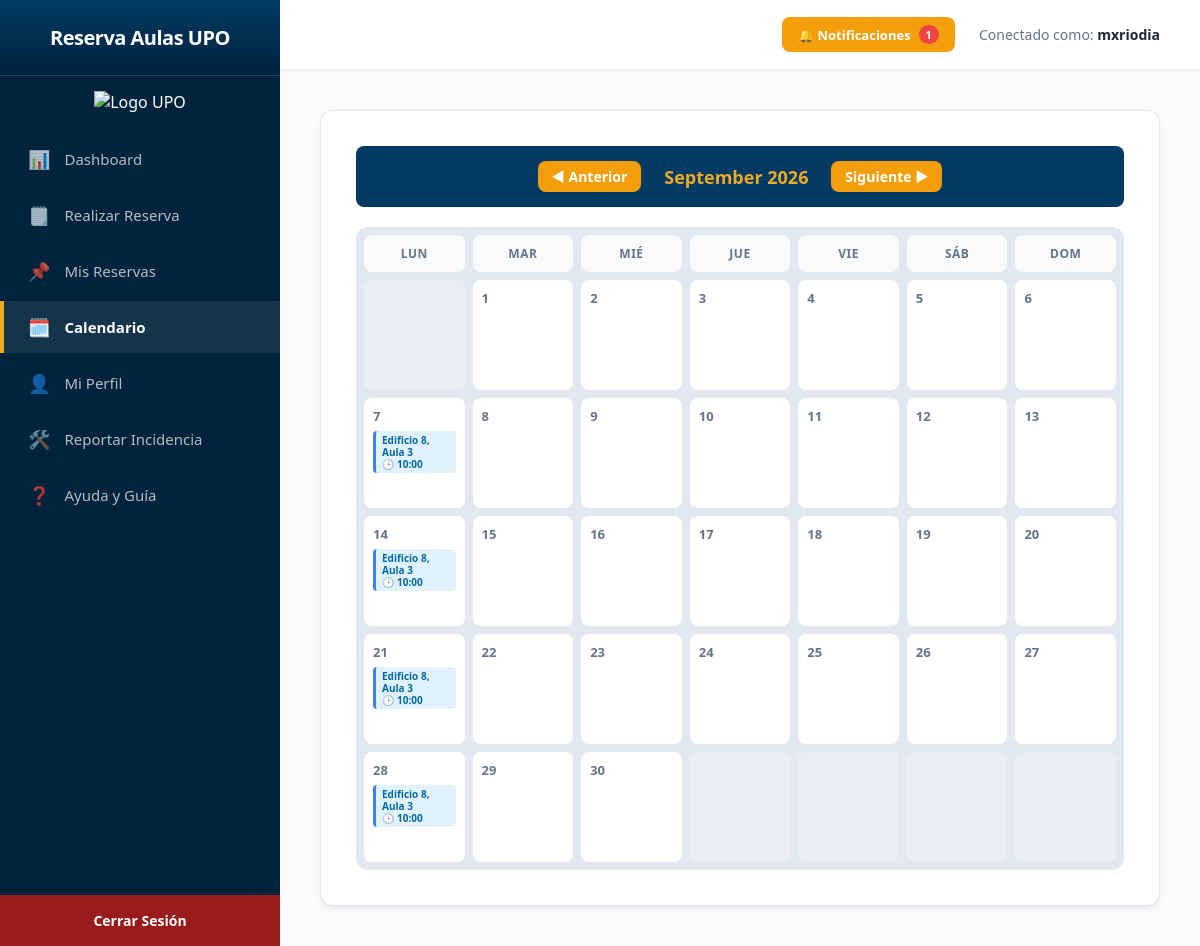
The page /panel_profesor/?tab=tab-calendario&mes=9&ano=2026 (signed in) on the database its author committed.
### reservas/models.py (models this page shows, shortened)
class Usuario(AbstractUser):
    ROL_CHOICES = [
        ('profesor', 'Profesor'),
        ('administrador', 'Administrador'),
    ]
    rol = models.CharField(max_length=20, choices=ROL_CHOICES, default='profesor')
    correo_personal = models.EmailField(max_length=254, null=True, blank=True)
    despacho = models.CharField(max_length=50, null=True, blank=True)
    foto_perfil = models.ImageField(upload_to='perfiles/', null=True, blank=True)

class Reserva(models.Model):
    ESTADO_CHOICES = [
        ('activa', 'Activa'),
        ('cancelada', 'Cancelada'),
        ('finalizada', 'Finalizada'),
    ]
    TIPO_CHOICES = [
        ('puntual', 'Puntual'),
        ('periodica', 'Periódica'),
    ]
    usuario = models.ForeignKey(Usuario, on_delete=models.CASCADE)
    aula = models.ForeignKey(Aula, on_delete=models.CASCADE)
    fecha = models.DateField()
    hora_inicio = models.TimeField()
    hora_fin = models.TimeField()
    estado = models.CharField(max_length=20, choices=ESTADO_CHOICES, default='activa')
    fecha_validacion = models.DateTimeField(null=True, blank=True) # Para el check-in del QR
    tipo = models.CharField(max_length=20, choices=TIPO_CHOICES, default='puntual')

class Aula(models.Model):
    edificio = models.ForeignKey(Edificio, on_delete=models.CASCADE, related_name='aulas')
    planta = models.IntegerField()
    numero_aula = models.CharField(max_length=10)
    capacidad_max = models.IntegerField()
    codigo_qr_token = models.CharField(max_length=100, unique=True, null=True, blank=True, editable=False)
    operativa = models.BooleanField(default=True)
    equipamiento = models.ManyToManyField(Recurso, through='AulaEquipamiento')

class Edificio(models.Model):
    numero_edificio = models.IntegerField(primary_key=True)
    nombre = models.CharField(max_length=100)
    operativo = models.BooleanField(default=True)
    def __str__(self):
        return f"Edificio {self.numero_edificio} - {self.nombre}"

### reservas/views.py (the view, shortened to what this page needs)
# urls.py: path('panel_profesor/', reservas_views.panel_profesor, name='panel_profesor'),
@login_required
def panel_profesor(request):
    usuario = request.user
    ahora = timezone.localtime(timezone.now())
    reservas_hoy = Reserva.objects.filter(
        usuario=usuario,
        fecha=ahora.date(),
        estado='activa',
        fecha_validacion__isnull=True
    )
    busqueda_realizada = False
    aulas_encontradas = None
    post_data = {}
    nombre_dia = None
    reservas_finalizadas_usuario = Reserva.objects.filter(
        usuario=usuario,
        estado='activa'
    ).filter(
        (Q(fecha__lt=ahora.date())) |
        (Q(fecha=ahora.date(), hora_fin__lt=ahora.time()))
    ).exclude(
        valoracion__isnull=False # Excluye las que ya tienen una sugerencia guardada
    ).select_related('aula', 'aula__edificio').order_by('-fecha', '-hora_fin')
    reserva_pendiente_valorar = reservas_finalizadas_usuario.first()
    mis_reservas_activas = Reserva.objects.filter(
            usuario=usuario,
            estado='activa'
        ).exclude(
            (Q(fecha__lt=ahora.date())) |
            (Q(fecha=ahora.date(), hora_fin__lt=ahora.time()))
        ).order_by('fecha', 'hora_inicio')
    for res in mis_reservas_activas:
        inicio_res = datetime.combine(res.fecha, res.hora_inicio)
        inicio_res = timezone.make_aware(inicio_res, timezone.get_current_timezone())
        diferencia = inicio_res - ahora
        res.tiempo_minutos = int(diferencia.total_seconds() / 60)
        res.en_ventana_qr = (-15 <= res.tiempo_minutos <= 59)
    Reserva.objects.filter(
        usuario=usuario,
        estado='activa'
    ).filter(
        (Q(fecha__lt=ahora.date())) |
        (Q(fecha=ahora.date(), hora_fin__lt=ahora.time()))
    ).update(estado='finalizada')
    mis_reservas_canceladas = Reserva.objects.filter(usuario=usuario, estado='cancelada').order_by('-fecha', '-hora_inicio')
    mis_reservas_expiradas = Reserva.objects.filter(usuario=usuario, estado='finalizada').order_by('-fecha', '-hora_inicio')
    todos_los_recursos = Recurso.objects.all()
    reservas_validadas = Reserva.objects.filter(usuario=usuario, fecha_validacion__isnull=False, estado='activa')
    notificaciones_activas = Notificacion.objects.filter(usuario=usuario, leida=False).order_by('-fecha_envio') # Notificaciones no leídas
    active_tab = request.GET.get('tab', 'tab-dashboard')
    total_activas = mis_reservas_activas.count()
    total_canceladas = mis_reservas_canceladas.count()
    total_validadas = reservas_validadas.count()
    total_historico = total_activas + total_canceladas
    porcentaje_asistencia = int((total_validadas / total_historico) * 100) if total_historico > 0 else 100
    proxima_sesion = None
    tiempo_restante_minutos = None
    necesita_checkin = False
    siguiente_reserva_hoy = Reserva.objects.filter(
        usuario=usuario,
        fecha=ahora.date(),
        estado='activa',
        hora_fin__gt=ahora.time()
    ).order_by('hora_inicio').first()
    if siguiente_reserva_hoy:
        proxima_sesion = siguiente_reserva_hoy
    ultimas_valoraciones = Valoracion.objects.filter(usuario=usuario).select_related('aula', 'aula__edificio').order_by('-fecha_creacion')[:4]
    hoy_sistema = timezone.localtime(timezone.now()).date()
    mes_actual = int(request.GET.get('mes', hoy_sistema.month))
    año_actual = int(request.GET.get('ano', hoy_sistema.year))
    if mes_actual == 1:
        mes_anterior, año_anterior = 12, año_actual - 1
    else:
        mes_anterior, año_anterior = mes_actual - 1, año_actual
    if mes_actual == 12:
        mes_siguiente, año_siguiente = 1, año_actual + 1
    else:
        mes_siguiente, año_siguiente = mes_actual + 1, año_actual
    cal = calendar.Calendar(firstweekday=0) # Empieza en lunes
    semanas_mes = cal.monthdayscalendar(año_actual, mes_actual)
    nombre_mes = _(calendar.month_name[mes_actual]).capitalize()
    agenda_dias = {}
    reservas_mes = Reserva.objects.filter(
        usuario=usuario,
        estado='activa',
        fecha__year=año_actual,
        fecha__month=mes_actual
    ).select_related('aula', 'aula__edificio')
    for res in reservas_mes:
        dia_clave = res.fecha.day
        if dia_clave not in agenda_dias:
            agenda_dias[dia_clave] = []
        agenda_dias[dia_clave].append(res)
    matriz_calendario = []
    for semana in semanas_mes:
        semana_render = []
        for dia in semana:
            semana_render.append({
                'numero': dia,
                'es_hoy': (dia == hoy_sistema.day and mes_actual == hoy_sistema.month and año_actual == hoy_sistema.year),
                'eventos': agenda_dias.get(dia, []) if dia != 0 else []
            })
        matriz_calendario.append(semana_render)
    top_aulas = (Reserva.objects.filter(usuario=request.user)
                .exclude(estado='cancelada') # Omite las canceladas
                .values('aula__numero_aula', 'aula__edificio__numero_edificio')
                .annotate(total=Count('aula'))
                .order_by('-total')[:5])
    labs_aulas = [f"Aula {item['aula__numero_aula']}, Edificio {item['aula__edificio__numero_edificio']}" for item in top_aulas]
    datos_aulas = [item['total'] for item in top_aulas]
    context = {
        'usuario': usuario,
        'mis_reservas_activas': mis_reservas_activas,
        'mis_reservas_canceladas': mis_reservas_canceladas,
        'mis_reservas_expiradas': mis_reservas_expiradas,
        'recursos': todos_los_recursos,
        'aulas_encontradas': aulas_encontradas,
        'busqueda_realizada': busqueda_realizada,
        'post_data': post_data,
        'active_tab': active_tab,
        'reservas_validadas': reservas_validadas,
        'notificaciones_activas': notificaciones_activas,
        'notificaciones_count': notificaciones_activas.count(),
        'nombre_dia': nombre_dia,
        'matriz_calendario': matriz_calendario,
        'nombre_mes': nombre_mes,
        'año_actual': año_actual,
        'mes_anterior': mes_anterior,
        'ano_anterior': año_anterior,
        'mes_siguiente': mes_siguiente,
        'ano_siguiente': año_siguiente,
        'labs_aulas': labs_aulas,
        'datos_aulas': datos_aulas,
        'reserva_pendiente_valorar': reserva_pendiente_valorar,
        'kpi_total_activas': total_activas,
        'kpi_total_canceladas': total_canceladas,
        'kpi_porcentaje_asistencia': porcentaje_asistencia,
        'proxima_sesion': proxima_sesion,
        'necesita_checkin': necesita_checkin,
        'tiempo_restante_minutos': tiempo_restante_minutos,
        'ultimas_valoraciones': ultimas_valoraciones,
    }
    return render(request, 'reservas/panel_profesor.html', context)

### reservas/templates/reservas/panel_profesor.html (shortened to what this page needs)
<!DOCTYPE html>
<html lang="es">
<head>
</head>
<body>
    <div class="sidebar">
        <div>
            <div class="sidebar-header">Reserva Aulas UPO</div>
            <div style="text-align: center; padding-top: 15px;">
                <img src="https://www.upo.es/portal/img/logo.png" alt="Logo UPO" style="max-width: 80%; height: auto;">
            </div>
            <ul class="sidebar-menu">
                <li class="menu-item {% if active_tab == 'tab-dashboard' %}active{% endif %}" onclick="switchTab('tab-dashboard', this)">
                    <span class="menu-icon">📊</span> Dashboard
                </li>
                <li class="menu-item {% if active_tab == 'tab-buscar' %}active{% endif %}" onclick="switchTab('tab-buscar', this)">
                    <span class="menu-icon">🗒️</span> Realizar Reserva
                </li>
                <li class="menu-item {% if active_tab == 'tab-reservas' %}active{% endif %}" onclick="switchTab('tab-reservas', this)">
                    <span class="menu-icon">📌</span> Mis Reservas
                </li>
                <li class="menu-item {% if active_tab == 'tab-calendario' %}active{% endif %}"
                    onclick="window.location.href='/panel_profesor/?tab=tab-calendario';">
                    <span class="menu-icon">🗓️</span> Calendario
                </li>
                <li class="menu-item {% if active_tab == 'tab-perfil' %}active{% endif %}" onclick="switchTab('tab-perfil', this)">
                    <span class="menu-icon">👤</span> Mi Perfil
                </li>
                <li class="menu-item {% if active_tab == 'tab-incidencias' %}active{% endif %}" onclick="switchTab('tab-incidencias', this)">
                    <span class="menu-icon">🛠️</span> Reportar Incidencia
                </li>
                <li class="menu-item {% if active_tab == 'tab-ayuda' %}active{% endif %}" onclick="switchTab('tab-ayuda', this)">
                    <span class="menu-icon">❓</span> Ayuda y Guía
                </li>
            </ul>
        </div>
        <a href="/" class="logout-btn">Cerrar Sesión</a>
    </div>
    <div class="main-container">
        <div class="top-navbar">
            <a href="{% url 'simular_push' %}" class="btn-action warn" style="padding: 8px 16px; font-size: 13px; text-decoration: none; margin-right: 24px; border-radius: var(--radius-md);">
                🔔 Notificaciones
                {% if notificaciones_count > 0 %}
                    <span class="badge">{{ notificaciones_count }}</span>
                {% endif %}
            </a>
            <span style="font-size: 14px; color: var(--text-muted);">
                Conectado como: <strong style="color: var(--text-main);">{{ usuario.username }}</strong>
            </span>
        </div>
        <div class="content-area">
            <div id="tab-calendario" class="tab-content {% if active_tab == 'tab-calendario' %}active{% endif %}">
                <div class="calendar-header-wrapper">
                    <div style="display: flex; align-items: center; gap: 15px;">
                        <a href="/panel_profesor/?tab=tab-calendario&mes={{ mes_anterior }}&ano={{ ano_anterior }}" class="btn-action warn" style="text-decoration: none; padding: 6px 14px; font-size: 14px; border-radius: var(--radius-md); font-weight: bold;">
                            ◀ Anterior
                        </a>
                        <strong style="font-size: 18px; color: var(--secondary); min-width: 160px; text-align: center; display: inline-block;">
                            {{ nombre_mes }} {{ año_actual }}
                        </strong>
                        <a href="/panel_profesor/?tab=tab-calendario&mes={{ mes_siguiente }}&ano={{ ano_siguiente }}" class="btn-action warn" style="text-decoration: none; padding: 6px 14px; font-size: 14px; border-radius: var(--radius-md); font-weight: bold;">
                            Siguiente ▶
                        </a>
                    </div>
                </div>
                <div class="calendar-grid">
                    <div class="calendar-day-name">Lun</div>
                    <div class="calendar-day-name">Mar</div>
                    <div class="calendar-day-name">Mié</div>
                    <div class="calendar-day-name">Jue</div>
                    <div class="calendar-day-name">Vie</div>
                    <div class="calendar-day-name">Sáb</div>
                    <div class="calendar-day-name">Dom</div>
                    {% for semana in matriz_calendario %}
                        {% for dia in semana %}
                            {% if dia.numero == 0 %}
                                <div class="calendar-cell empty"></div>
                            {% else %}
                                <div class="calendar-cell {% if dia.es_hoy %}today{% endif %}">
                                    <div class="day-number">{{ dia.numero }}</div>
                                    <div class="calendar-events-container">
                                        {% for evento in dia.eventos|dictsort:"hora_inicio" %}
                                            <div class="calendar-event-pill" title="Aula {{ evento.aula.numero_aula }} ({{ evento.hora_inicio|time:'H:i' }}-{{ evento.hora_fin|time:'H:i' }})" onclick="switchTab('tab-reservas', document.querySelector('.sidebar-menu li:nth-child(2)'))">
                                                <strong>Edificio {{ evento.aula.edificio.numero_edificio }}, Aula {{ evento.aula.numero_aula }}</strong><br>
                                                🕒 {{ evento.hora_inicio|time:"H:i" }}
                                            </div>
                                        {% endfor %}
                                    </div>
                                </div>
                            {% endif %}
                        {% endfor %}
                    {% endfor %}
                </div>
            </div>
        </div>
    </div>
</body>
</html>

### rows shown on the page
Usuario: username "mxriodia"
Reserva: aula.edificio.numero_edificio "8", aula.numero_aula "3", hora_inicio "10:00"
Reserva: aula.edificio.numero_edificio "8", aula.numero_aula "3", hora_inicio "10:00"
Reserva: aula.edificio.numero_edificio "8", aula.numero_aula "3", hora_inicio "10:00"
Reserva: aula.edificio.numero_edificio "8", aula.numero_aula "3", hora_inicio "10:00"

### other values the page prints
{{ notificaciones_count }} "1"
{{ nombre_mes }} "September"
{{ año_actual }} "2026"
{{ dia.numero }} "1" "2" "3" "4" "5" "6" "7" "8" "9" "10" "11" "12" "13" "14" "15" "16" "17" "18" "19" "20" "21" "22" "23" "24" "25" "26" "27" "28" "29" "30"
